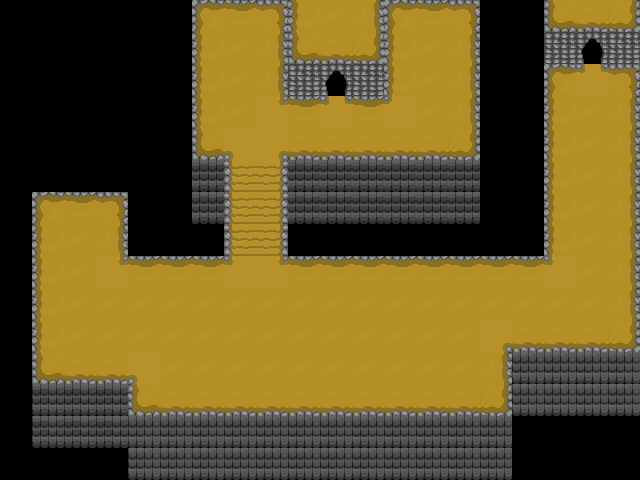

A 2D game scene composited from a Tiled map and its tileset images. What follows is a short description and the map's XML, with every tile layer's data as written:
An orthogonal 20x15 tile map with 32x32 px tiles, 1 tile layer (Tile Layer 1), 2 tilesets.

<map version="1.4" tiledversion="2020.12.18" orientation="orthogonal" renderorder="right-down" width="20" height="15" tilewidth="32" tileheight="32" infinite="0" nextlayerid="2" nextobjectid="1">
 <tileset firstgid="1" source="mapTile.tsx" />
 <tileset firstgid="85" name="mapTiles" tilewidth="32" tileheight="32" tilecount="0" columns="0" />
 <layer id="1" name="Tile Layer 1" width="20" height="15">
  <data encoding="csv">
0,0,0,0,0,0,1,2,3,13,14,15,1,2,3,0,0,25,26,27,
0,0,0,0,0,0,13,14,15,25,26,27,13,14,15,0,0,63,45,63,
0,0,0,0,0,0,13,14,15,63,45,63,13,14,15,0,0,1,57,3,
0,0,0,0,0,0,13,14,17,2,57,2,43,14,15,0,0,13,14,15,
0,0,0,0,0,0,25,19,21,26,26,26,26,26,27,0,0,13,14,15,
0,0,0,0,0,0,37,65,66,37,37,37,37,37,37,0,0,13,14,15,
0,1,2,3,0,0,37,65,66,37,37,37,37,37,37,0,0,13,14,15,
0,13,14,15,0,0,0,65,66,0,0,0,0,0,0,0,0,13,14,15,
0,13,14,17,2,2,2,41,17,2,2,2,2,2,2,2,2,41,14,15,
0,13,14,14,14,14,14,14,14,14,14,14,14,14,14,14,14,14,14,15,
0,13,14,14,14,14,14,14,14,14,14,14,14,14,14,21,26,26,26,27,
0,25,26,26,19,14,14,14,14,14,14,14,14,14,14,15,61,61,61,61,
0,38,38,38,25,26,26,26,26,26,26,26,26,26,26,27,61,61,61,61,
0,38,38,38,61,61,61,61,61,61,61,61,61,61,61,61,0,0,0,0,
0,0,0,0,61,61,61,61,61,61,61,61,61,61,61,61,0,0,0,0
</data>
 </layer>
</map>